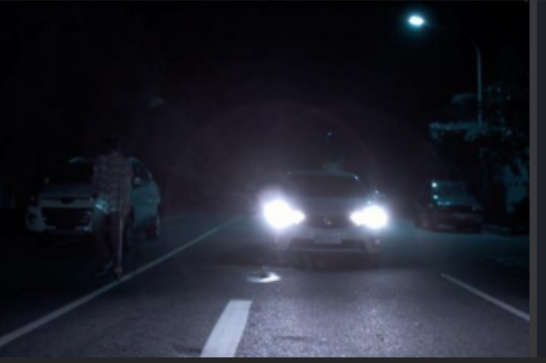
#> input picture Image/car_at_night_04.png, 546 x 363 px
$ jupyter execute Check_car_at_night_04.ipynb
#> lines starting #> are read from the running program, lines starting #| are printed output that depends on the picture; after the words box and inside, x2 and y2 are one past the last pixel; in counts of white or black regions, pixels touching at a corner belong together
[cell 1]
import PIL as pil
from matplotlib import pyplot as plt
import numpy as np
import math
from datetime import datetime
import cv2

[cell 2]
orig1 = cv2.imread("../Image/car_at_night_04.png")
#> orig1 is the input picture: shape (363, 546, 3); mean B, G, R 45.9, 36.1, 33.9
orig1_rgb = cv2.cvtColor(orig1, cv2.COLOR_BGR2RGB)

plt.imshow(orig1_rgb)

[cell 3]
grayscale = cv2.cvtColor(orig1_rgb, cv2.COLOR_RGB2GRAY)
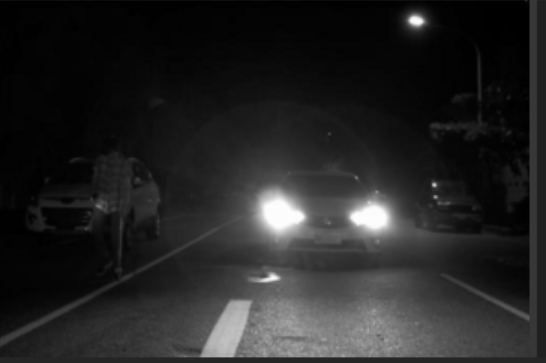
#> grayscale: shape (363, 546); min 0, max 254, mean 36.5
plt.imshow(grayscale, cmap='gray')

[cell 4]
dst = cv2.calcHist(grayscale, [0], None, [256], [0,256])
#> dst = 256 values, max 238 at index 12, min 0 at index 0, mean 2.13

plt.hist(grayscale.ravel(),256,[0,256])
plt.title('Histogram for gray scale image')
plt.show()
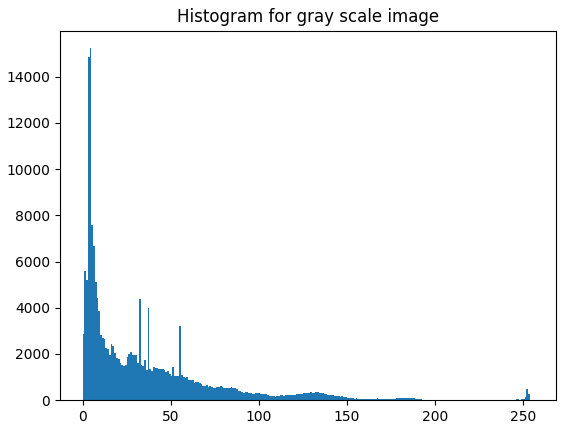
#> figure drawn by matplotlib, 1 panel; tallest bar 15237 high, from x = 4 to 5

[cell 5]
image = cv2.cvtColor(orig1_rgb, cv2.COLOR_RGB2HSV)
#> image: shape (363, 546, 3); mean H, S, V 115.4, 99.5, 45.9
result = np.copy(orig1_rgb)

# lower boundary RED color range values; Hue (0-10)
lower3 = np.array([0, 0, 250])
upper3 = np.array([180, 31, 255])

white_mask = cv2.inRange(image, lower3, upper3)
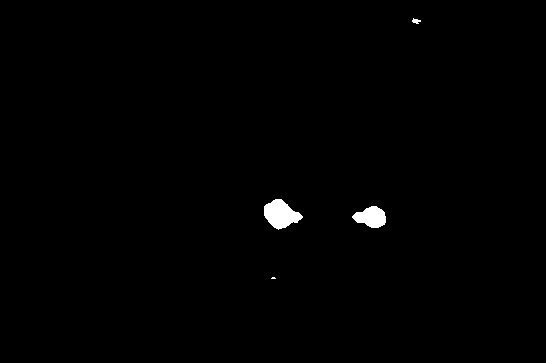
#> white_mask: shape (363, 546); 0.65% white; 4 white regions (1 under 20 px), largest, box (x1, y1, x2, y2) and area: (264, 199, 303, 230) 743, (352, 206, 386, 228) 506, (412, 18, 421, 24) 32

plt.imshow(white_mask, cmap='gray')

$ run again, with Image/car_at_night_03.png copied over Image/car_at_night_04.png
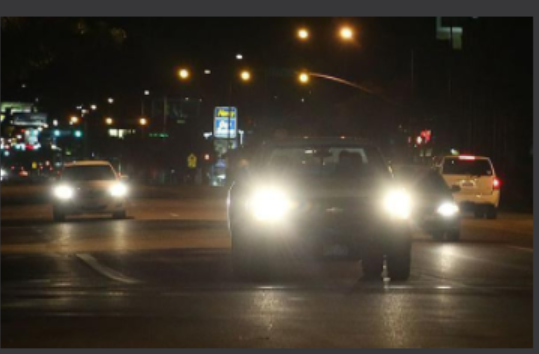
#> input picture Image/car_at_night_03.png, 539 x 354 px
#> orig1 is the input picture: shape (354, 539, 3); mean B, G, R 47.8, 58.3, 65.9
#> `grayscale = cv2.cvtColor(orig1_rgb, cv2.COLOR_RGB2GRAY)`:
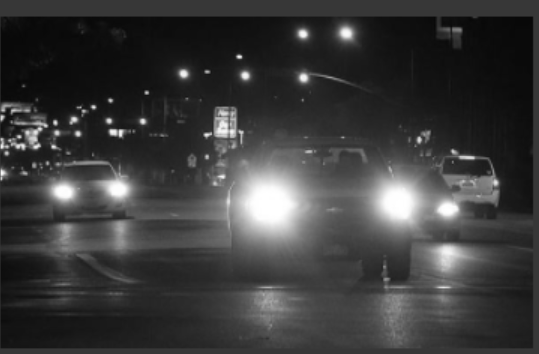
#> grayscale: shape (354, 539); min 8, max 255, mean 59.4
#> dst = 256 values, max 539 at index 55, min 0 at index 0, mean 2.11
#> image: shape (354, 539, 3); mean H, S, V 28, 82.3, 66.6
#> `white_mask = cv2.inRange(image, lower3, upper3)`:
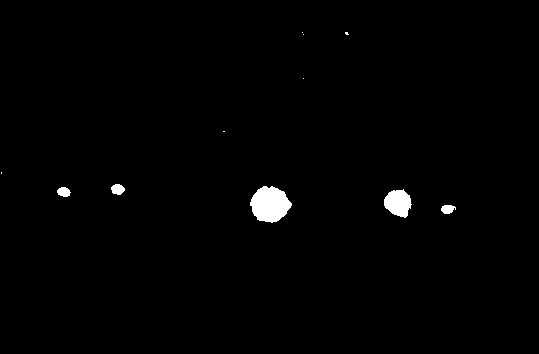
#> white_mask: shape (354, 539); 1.1% white; 11 white regions (6 under 20 px), largest, box (x1, y1, x2, y2) and area: (250, 186, 292, 223) 1105, (384, 189, 412, 218) 570, (111, 184, 125, 195) 115, (57, 187, 71, 197) 104, (441, 205, 456, 214) 101

$ run again, with Image/L1_image.png copied over Image/car_at_night_04.png
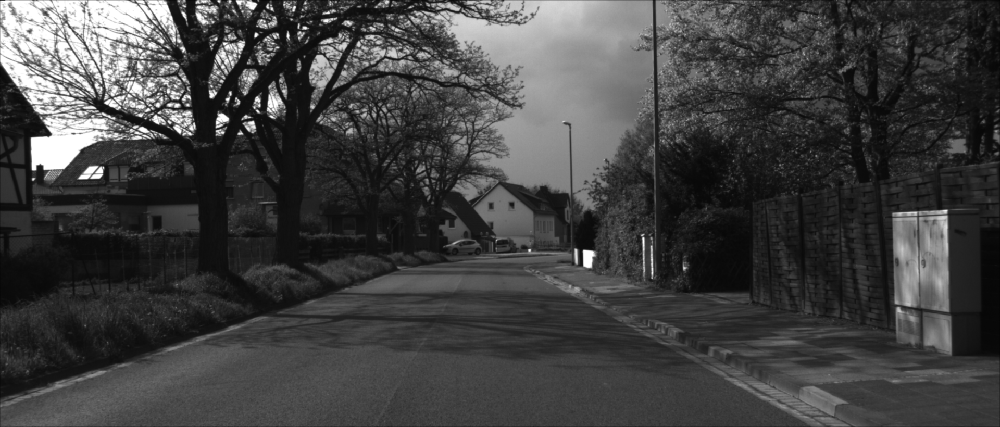
#> input picture Image/L1_image.png, 1000 x 427 px, shrunk from 1920 x 820 before the run
#> orig1 is the input picture: shape (427, 1000, 3); min 4, max 255, mean 65.6
#> dst = 256 values, max 92 at index 191, min 0 at index 0, mean 3.91
#> `plt.show()`:
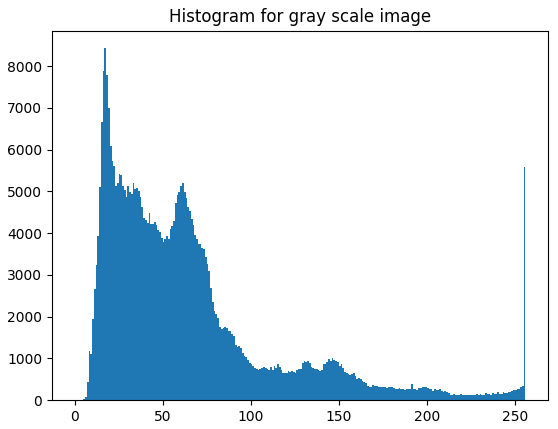
#> figure drawn by matplotlib, 1 panel; tallest bar 8428 high, from x = 17 to 18
#> image: shape (427, 1000, 3); mean H, S, V 0, 0, 65.6
#> `white_mask = cv2.inRange(image, lower3, upper3)`:
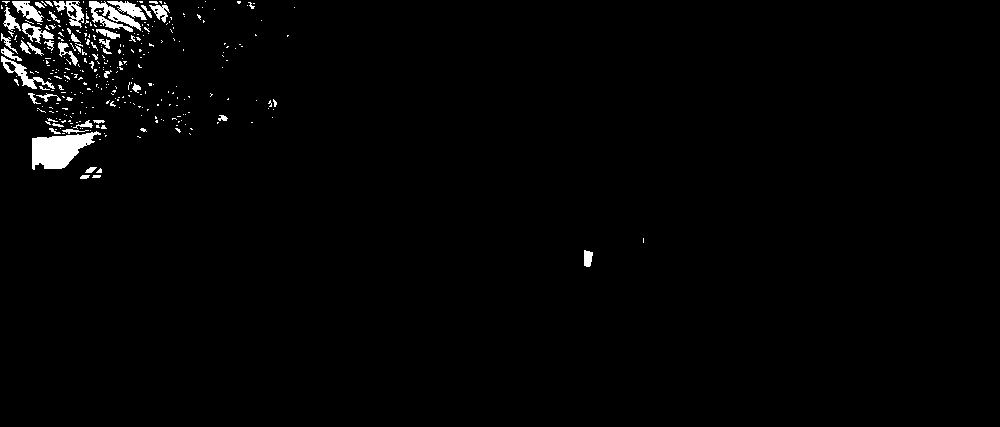
#> white_mask: shape (427, 1000); 1.6% white; 336 white regions (296 under 20 px), largest, box (x1, y1, x2, y2) and area: (32, 131, 101, 170) 1558, (89, 1, 141, 32) 650, (1, 56, 55, 89) 407
